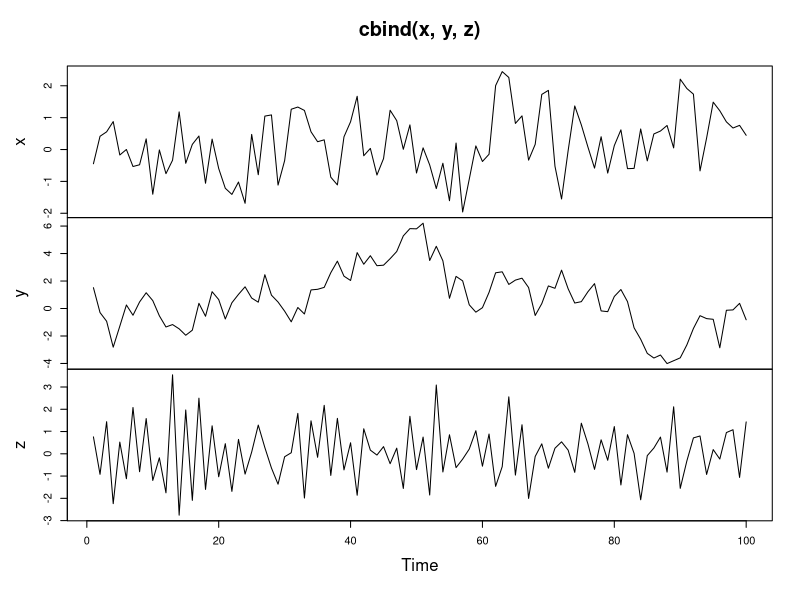
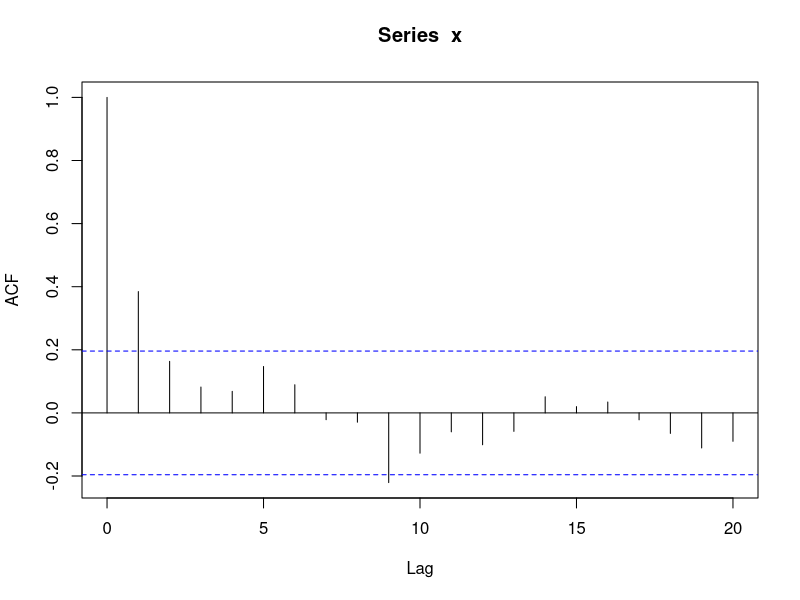
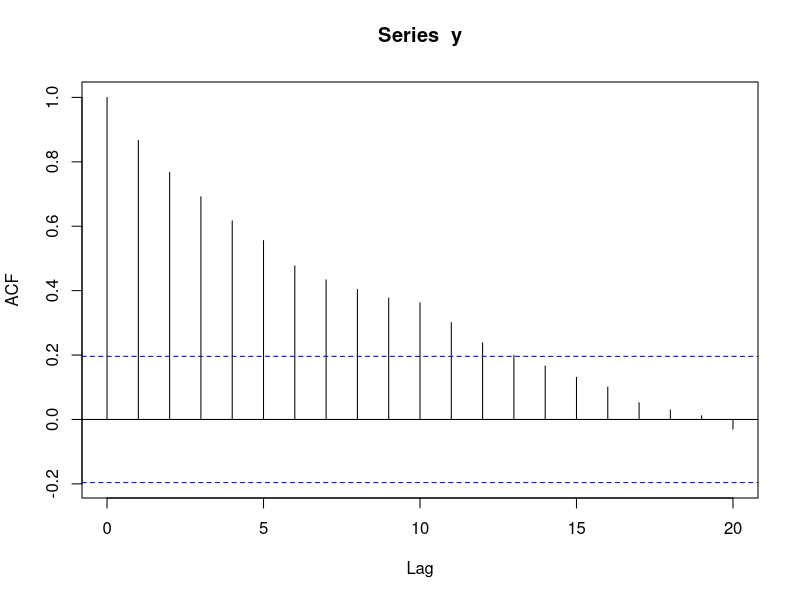
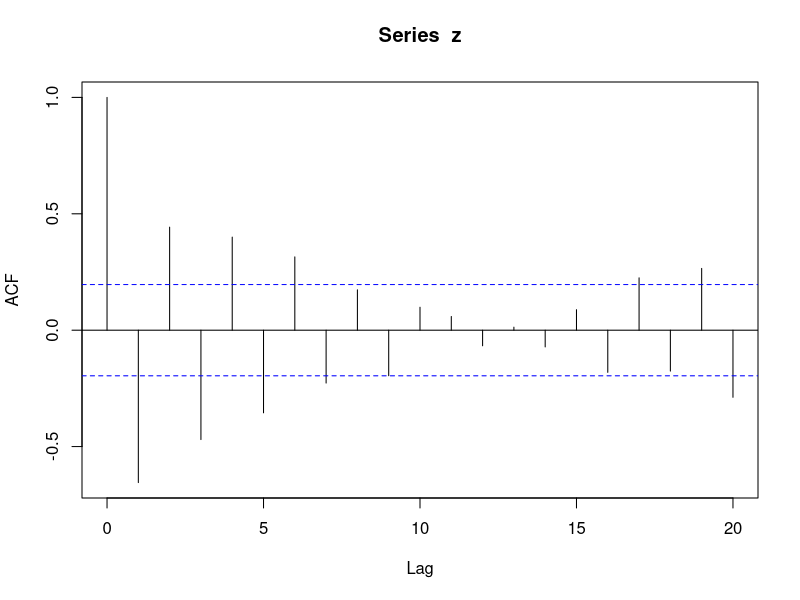
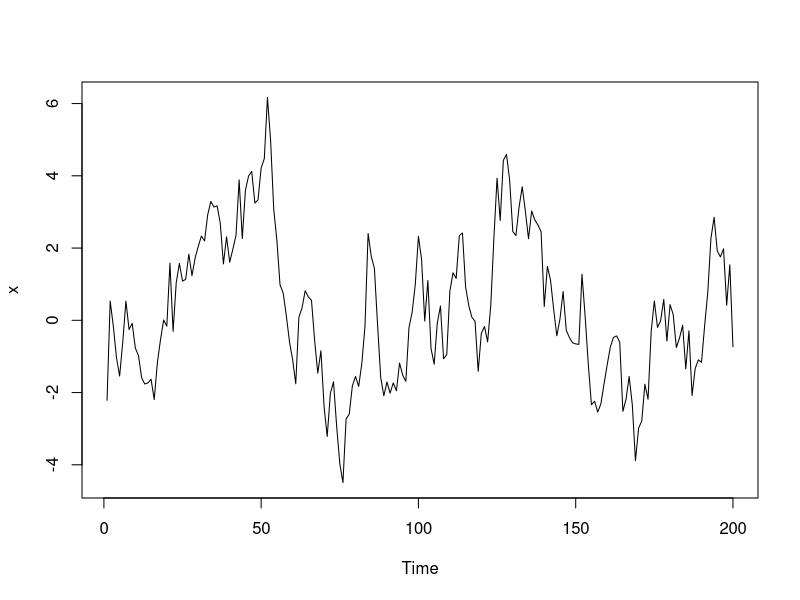
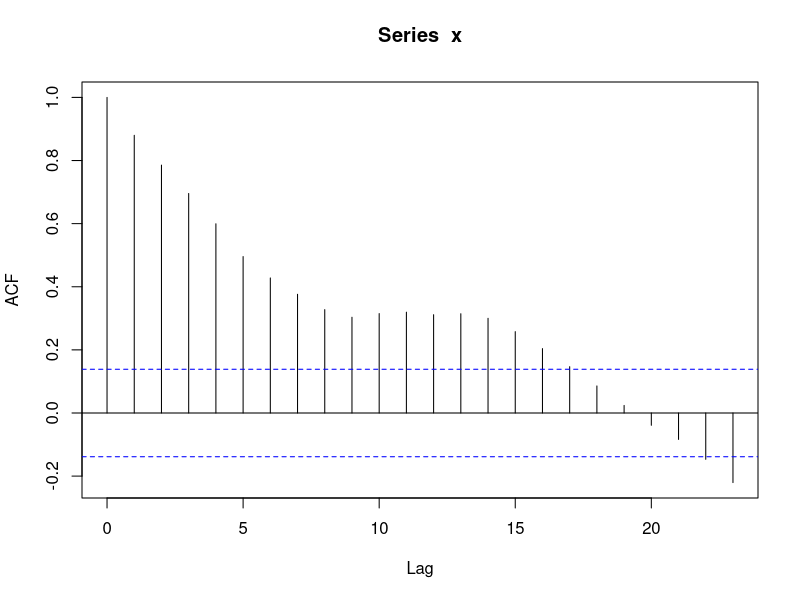
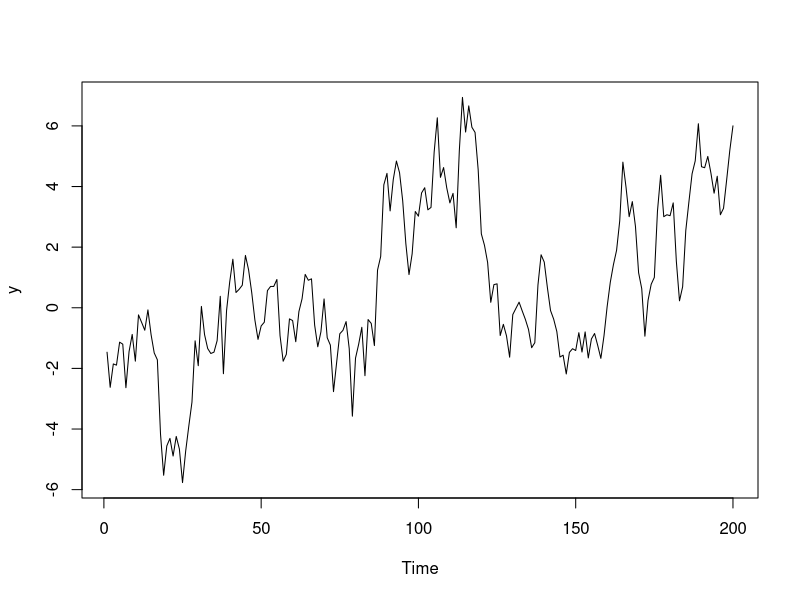
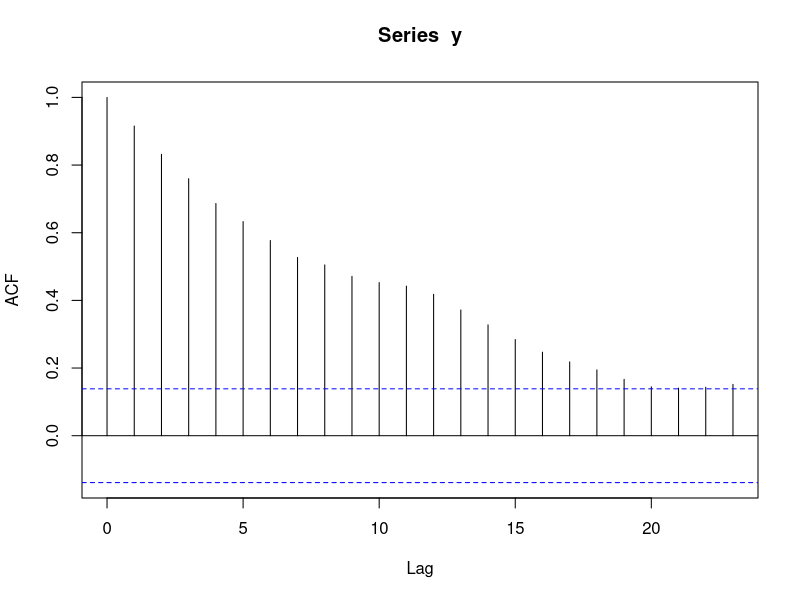

Recreate these plots in R, in order.
## ---- chunk 1
knitr::opts_chunk$set(echo = TRUE)
## ---- chunk 2
# Simulate an AR model with 0.5 slope
x <- arima.sim(model =list(ar=0.5), n = 100)

# Simulate an AR model with 0.9 slope. Slope 0.9 will increase the autocorrelation
y <- arima.sim(model=list(ar=0.9), n=100)

# Simulate an AR model with -0.75 slope, negative slope will create an oscilative model
z <- arima.sim(model=list(ar=-0.75),n=100)

# Plot your simulated data
plot.ts(cbind(x, y, z))

## ---- chunk 3
# Calculate the ACF for x
acf(x)

# Calculate the ACF for y
acf(y)

# Calculate the ACF for z
acf(z)

## ---- chunk 4
# Simulate and plot AR model with slope 0.9 
x <- arima.sim(model = list(ar=0.9), n = 200)
ts.plot(x)
acf(x)

# Simulate and plot AR model with slope 0.98: higher persistence when its slope parameter is closer to 1
y <- arima.sim(model= list(ar=0.98), n=200)
ts.plot(y)
acf(y)

# Simulate and plot RW model: slope is close to 1, strong persistence
z <- arima.sim(model= list(order=c(0,1,0)), n=200)
ts.plot(z)
acf(z)

## ---- chunk 5
# Fit the AR model to x
arima(x, order = c(1,0,0))

# Copy and paste the slope (ar1) estimate
#0.8575

# Copy and paste the slope mean (intercept) estimate
#-0.0948

# Copy and paste the innovation variance (sigma^2) estimate
#1.022

# Fit the AR model to AirPassengers
AR <-arima(AirPassengers, order = c(1,0,0))
print(AR)

# Run the following commands to plot the series and fitted values
ts.plot(AirPassengers)
AR_fitted <- AirPassengers - residuals(AR)
points(AR_fitted, type = "l", col = 2, lty = 2)


## ---- chunk 6
# Fit an AR model to Nile
AR_fit <-arima(Nile, order  = c(1,0,0))
print(AR_fit)

# Use predict() to make a 1-step forecast
predict_AR <- predict(AR_fit)

# Obtain the 1-step forecast using $pred[1]

predict_AR$pred[1]
# Use predict to make 1-step through 10-step forecasts
predict(AR_fit, n.ahead = 10)

# Run to plot the Nile series plus the forecast and 95% prediction intervals
ts.plot(Nile, xlim = c(1871, 1980))
AR_forecast <- predict(AR_fit, n.ahead = 10)$pred
AR_forecast_se <- predict(AR_fit, n.ahead = 10)$se
points(AR_forecast, type = "l", col = 2)
points(AR_forecast - 2*AR_forecast_se, type = "l", col = 2, lty = 2)
points(AR_forecast + 2*AR_forecast_se, type = "l", col = 2, lty = 2)
